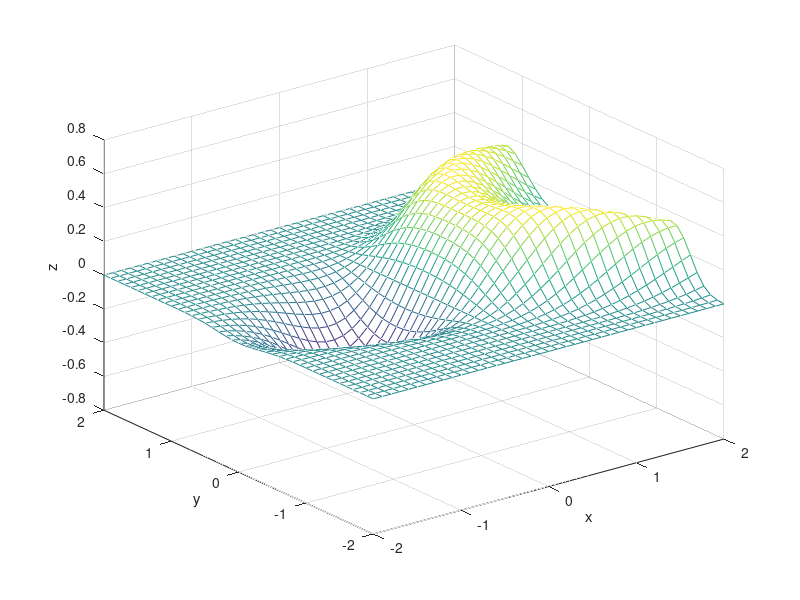

Reproduce this figure in MATLAB.
x=-2:0.1:2;
y=-2:0.1:2;
[X, Y]=meshgrid(x,y);
Z=X.*exp(-(X-Y.^2).^2-Y.^2)
mesh(X,Y,Z)
xlabel('x'), ylabel('y'), zlabel('z')
grid on
